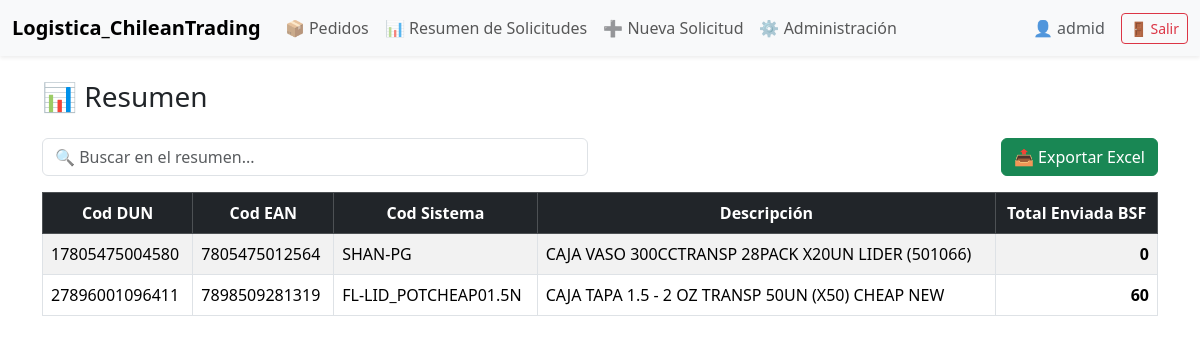
Screenshot of /pedidos/resumen-bsf/ (signed in) with the database file from the repository.
### pedidos/models.py (models this page shows, shortened)
class Solicitud(models.Model):
    fecha_solicitud = models.DateTimeField(auto_now_add=True)
    cod_dun = models.CharField(max_length=50)
    cod_ean = models.CharField(max_length=50)
    cod_sistema = models.CharField(max_length=50)
    descripcion = models.CharField(max_length=255)
    area_solicitud = models.CharField(max_length=100)
    nombre_solicitante = models.CharField(max_length=120)
    cantidad_solicitada = models.PositiveIntegerField()
    status_prioridades = models.CharField(max_length=100)
    cant_enviada_bsf = models.PositiveIntegerField(default=0)
    chofer = models.CharField(max_length=120, blank=True, null=True)
    factura_guia = models.CharField(max_length=120, blank=True, null=True)

### pedidos/views.py (the view)
# urls.py: path('resumen-bsf/', views.resumen_bsf, name='resumen_bsf'),
def resumen_bsf(request):
    resumen = (
        Solicitud.objects
        .values(
            'cod_dun',
            'cod_ean',
            'cod_sistema',
            'descripcion'
        )
        .annotate(
            total_bsf=Sum('cant_enviada_bsf')
        )
        .order_by('cod_dun')
    )
    return render(request, 'resumen_bsf.html', {
        'resumen': resumen
    })

### pedidos/templates/resumen_bsf.html (shortened to what this page needs)
{% extends 'base.html' %}
{% block content %}
<h3 class="mb-4">📊 Resumen </h3>
<div class="row mb-3">
    <div class="col-md-6">
        <input type="text" id="filtroResumen" class="form-control"
               placeholder="🔍 Buscar en el resumen...">
    </div>
    <div class="col-md-6 text-end">
        <button class="btn btn-success" onclick="exportarResumenExcel()">
            📤 Exportar Excel
        </button>
    </div>
</div>
<div class="table-responsive" style="max-height: 70vh; overflow-y: auto;">
    <table id="tablaResumen" class="table table-bordered table-hover table-striped align-middle">
        <thead class="table-dark text-center" style="position: sticky; top: 0;">
            <tr>
                <th>Cod DUN</th>
                <th>Cod EAN</th>
                <th>Cod Sistema</th>
                <th>Descripción</th>
                <th>Total Enviada BSF</th>
            </tr>
        </thead>
        <tbody>
            {% for r in resumen %}
            <tr>
                <td>{{ r.cod_dun }}</td>
                <td>{{ r.cod_ean }}</td>
                <td>{{ r.cod_sistema }}</td>
                <td>{{ r.descripcion }}</td>
                <td class="text-end fw-bold">{{ r.total_bsf }}</td>
            </tr>
            {% empty %}
            <tr>
                <td colspan="5" class="text-center text-muted">
                    No hay datos disponibles
                </td>
            </tr>
            {% endfor %}
        </tbody>
    </table>
</div>
{% endblock %}

### pedidos/templates/base.html (shortened to what this page needs)
<!DOCTYPE html>
<html lang="es">
<head>
    <link href="https://cdn.jsdelivr.net/npm/bootstrap@5.3.3/dist/css/bootstrap.min.css" rel="stylesheet">
</head>
<body>
{% if user.is_authenticated %}
<nav class="navbar navbar-expand-lg bg-body-tertiary shadow-sm">
  <div class="container-fluid">
    <a class="navbar-brand fw-bold" href="">
        Logistica_ChileanTrading
    </a>
    <div class="collapse navbar-collapse" id="navbarNavAltMarkup">
      <div class="navbar-nav me-auto">
       <a class="nav-link" href="{% url 'solicitudes' %}">
            📦 Pedidos
        </a>
        <a class="nav-link" href="{% url 'resumen_bsf' %}">
            📊 Resumen de Solicitudes
        </a>
        <a class="nav-link" href="{% url 'pedido_crear' %}">
            ➕ Nueva Solicitud
        </a>
        <a class="nav-link" href="/admin/" target="_blank">
            ⚙️ Administración
        </a>
      </div>
      <div class="d-flex align-items-center gap-3">
        <span class="text-muted">
            👤 {{ user.username }}
        </span>
        <form method="post" action="{% url 'logout' %}">
            <button type="submit" class="btn btn-outline-danger btn-sm">
                🚪 Salir
            </button>
        </form>
      </div>
    </div>
  </div>
</nav>
{% endif %}
<div class="container mt-4">
    {% block content %}{% endblock %}
</div>
</body>
</html>

### rows the page displays
Solicitud: cod_dun "17805475004580", cod_ean "7805475012564", cod_sistema "SHAN-PG", descripcion "CAJA VASO 300CCTRANSP 28PACK X20UN LIDER (501066)", total_bsf "0"
Solicitud: cod_dun "27896001096411", cod_ean "7898509281319", cod_sistema "FL-LID_POTCHEAP01.5N", descripcion "CAJA TAPA 1.5 - 2 OZ TRANSP 50UN (X50) CHEAP NEW", total_bsf "60"

### other values shown
{{ user.username }} "admid"
